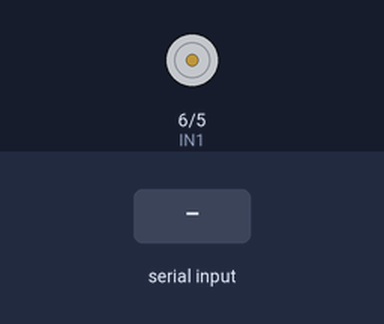
Bench run of a sketch on a simulated Arduino Uno, built with avr-gcc and run on an emulated ATmega328P. On the bench: motor-driver pin pairs drawn as motors (green arrow = first pin HIGH = forward, orange = second pin HIGH = backward, longer = more drive). The inputs (shaded band) are chosen by the test bench.

Above: at 1.8 s.
1.9 s: "0" received over the second serial link
At 2.7 s:
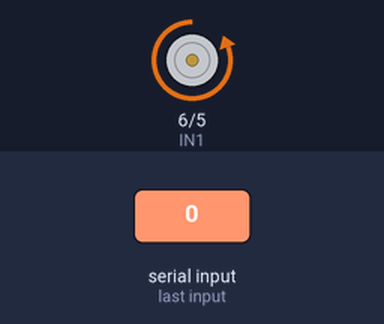
3.5 s: "1" received over the second serial link
At 3.9 s:
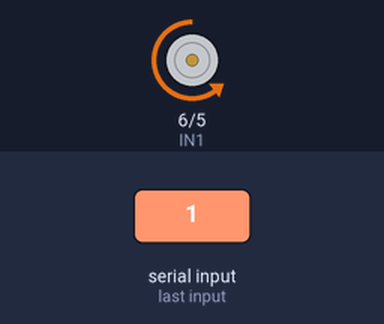
5.0 s: "2" received over the second serial link
At 6.2 s:
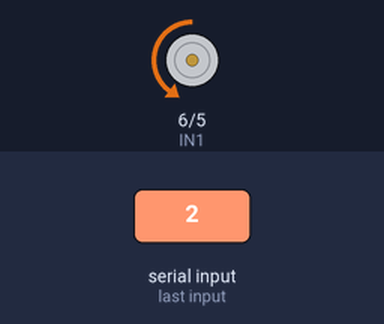
6.5 s: "4" received over the second serial link
At 7.5 s:
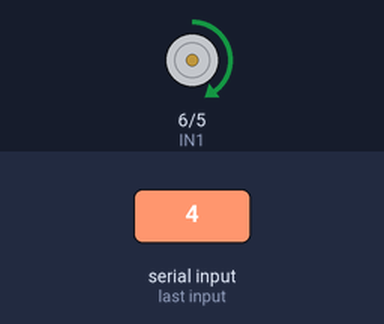
8.0 s: "5" received over the second serial link
At 8.7 s:
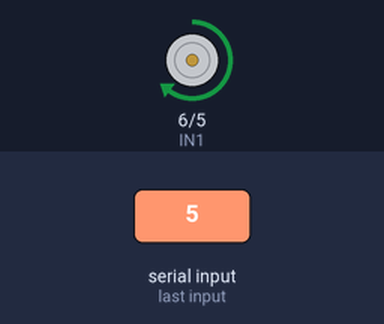
9.5 s: "6" received over the second serial link
At 10.0 s:
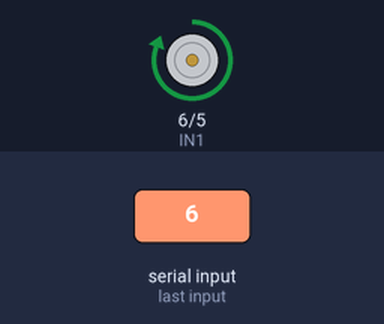
Timing chart, 0 to 12.0 s (numbered marks = the images above; inputs shaded):
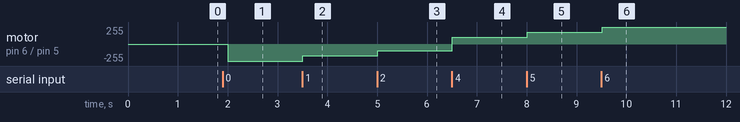

The sketch:

nhan.ino
```cpp
#include <SoftwareSerial.h>
SoftwareSerial BTSerial(10, 11);

// OUT1 và OUT2 nối với động cơ DC
// 12V L298N với 5V Arduino , GND L289N nối với GND Arduino
#define IN1 6 // D6 (chân số)
#define IN2 5 // D5 (chân số)
#define MAX_SPEED 255
#define MIN_SPEED 0

void Lui(int speed) {
  speed = constrain(speed, MIN_SPEED, MAX_SPEED);
  digitalWrite(IN1, LOW);
  analogWrite(IN2, speed);
}
void Dung() {
  digitalWrite(IN1, LOW);
  digitalWrite(IN2, LOW);
}
void Tien(int speed) {
  speed = constrain(speed, MIN_SPEED, MAX_SPEED);
  analogWrite(IN1, speed);
  digitalWrite(IN2, LOW);
}
void NhanhDan(){
  digitalWrite(IN2 , LOW);
  for (int i = 100 ; i <= 255 ; i++){
    analogWrite(IN1 , i);
    delay(50);
  }
}
void ChamDan(){
  digitalWrite(IN2 , LOW);
  for (int i = 255; i >= 100 ; i--){
    analogWrite(IN1 , i);
    delay(50);
  }
}

void setup() {
  Serial.begin(9600);
  BTSerial.begin(9600);
  pinMode(IN1, OUTPUT);
  pinMode(IN2, OUTPUT);
}

char value = '\0';
void loop() {
  if(BTSerial.available()) {
    value = BTSerial.read();
    switch (value) {
      case '0':
        Lui(255);
        break;
      case '1':
        Lui(177);
        break;
      case '2':
        Lui(100);
        break;
      case '3':
        Dung();
        break;
      case '4':
        Tien(100);
        break;
      case '5':
        Tien(177);
        break;
      case '6':
        Tien(255);
        break;
    }
  } else {
    BTSerial.write(".");
  }
  delay(500);
}
```

Measured:
- after the input at 1.9 s, motor on pin 6 (IN1) / pin 5 (IN2): stopped → backward 255/255 after 0.10 s
- after the input at 3.5 s, motor on pin 6 (IN1) / pin 5 (IN2): backward 255/255 → backward 177/255 at once
- after the input at 5.0 s, motor on pin 6 (IN1) / pin 5 (IN2): backward 177/255 → backward 100/255 at once
- after the input at 6.5 s, motor on pin 6 (IN1) / pin 5 (IN2): backward 100/255 → forward 100/255 at once
- after the input at 8.0 s, motor on pin 6 (IN1) / pin 5 (IN2): forward 100/255 → forward 177/255 at once
- after the input at 9.5 s, motor on pin 6 (IN1) / pin 5 (IN2): forward 177/255 → forward 255/255 at once
